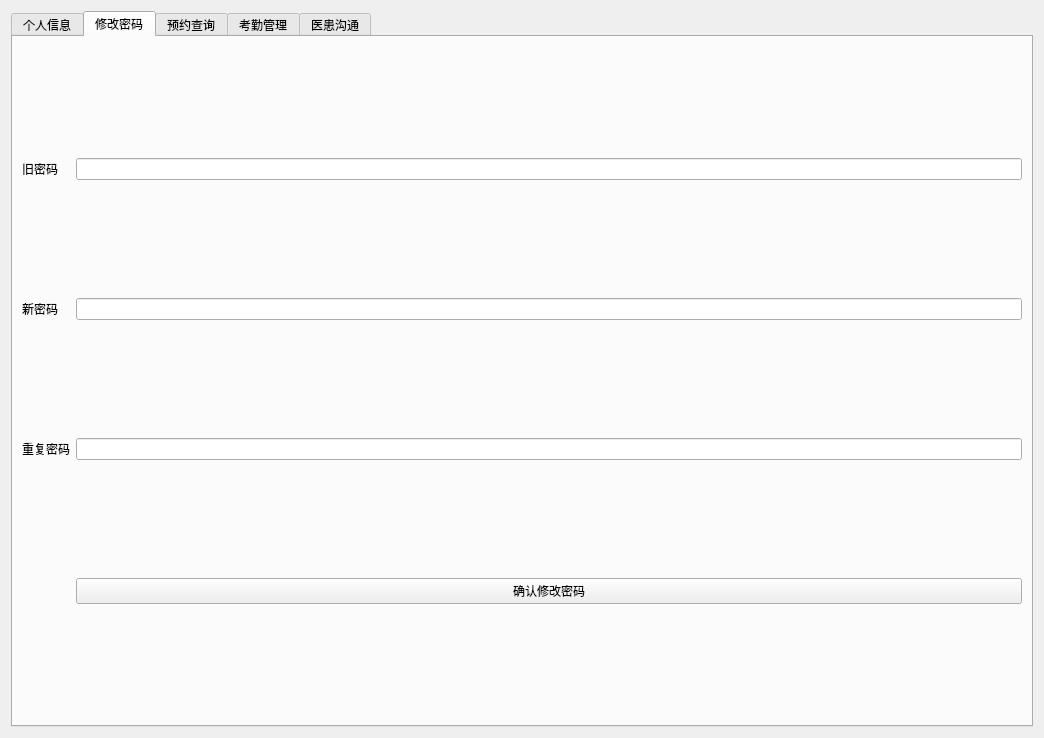
<?xml version="1.0" encoding="UTF-8"?>
<ui version="4.0">
 <class>Doctor</class>
 <widget class="QWidget" name="Doctor">
  <property name="geometry">
   <rect>
    <x>0</x>
    <y>0</y>
    <width>1044</width>
    <height>738</height>
   </rect>
  </property>
  <property name="windowTitle">
   <string>MedicalIntelligence (Doctor Client)</string>
  </property>
  <layout class="QGridLayout" name="gridLayout_5">
   <item row="0" column="0">
    <widget class="QTabWidget" name="tabWidget">
     <property name="currentIndex">
      <number>1</number>
     </property>
     <widget class="QWidget" name="widget_2">
      <attribute name="title">
       <string>个人信息</string>
      </attribute>
      <layout class="QGridLayout" name="gridLayout_3">
       <item row="6" column="1">
        <widget class="QLineEdit" name="registrationFee"/>
       </item>
       <item row="4" column="1">
        <widget class="QLineEdit" name="photo"/>
       </item>
       <item row="7" column="1">
        <widget class="QLineEdit" name="dailyPatientLimit"/>
       </item>
       <item row="1" column="0">
        <widget class="QLabel" name="label">
         <property name="text">
          <string>工号</string>
         </property>
        </widget>
       </item>
       <item row="3" column="1">
        <widget class="QLineEdit" name="profile"/>
       </item>
       <item row="3" column="0">
        <widget class="QLabel" name="label_3">
         <property name="text">
          <string>简介</string>
         </property>
        </widget>
       </item>
       <item row="2" column="1">
        <widget class="QLineEdit" name="department"/>
       </item>
       <item row="4" column="0">
        <widget class="QLabel" name="label_4">
         <property name="text">
          <string>图片(URL)</string>
         </property>
        </widget>
       </item>
       <item row="5" column="0">
        <widget class="QLabel" name="label_5">
         <property name="text">
          <string>工作时间表</string>
         </property>
        </widget>
       </item>
       <item row="6" column="0">
        <widget class="QLabel" name="label_6">
         <property name="text">
          <string>挂号费</string>
         </property>
        </widget>
       </item>
       <item row="1" column="1">
        <widget class="QLineEdit" name="employeeId"/>
       </item>
       <item row="8" column="1">
        <widget class="QPushButton" name="doneBtn">
         <property name="text">
          <string>提交修改</string>
         </property>
        </widget>
       </item>
       <item row="7" column="0">
        <widget class="QLabel" name="label_7">
         <property name="text">
          <string>每日预约人数上限</string>
         </property>
        </widget>
       </item>
       <item row="5" column="1">
        <widget class="QLineEdit" name="workschedule"/>
       </item>
       <item row="2" column="0">
        <widget class="QLabel" name="label_2">
         <property name="text">
          <string>科室</string>
         </property>
        </widget>
       </item>
       <item row="0" column="1">
        <widget class="QLineEdit" name="doctorName"/>
       </item>
       <item row="0" column="0">
        <widget class="QLabel" name="label_12">
         <property name="text">
          <string>姓名</string>
         </property>
        </widget>
       </item>
      </layout>
     </widget>
     <widget class="QWidget" name="UpdatePassword">
      <attribute name="title">
       <string>修改密码</string>
      </attribute>
      <layout class="QGridLayout" name="gridLayout_4">
       <item row="0" column="1">
        <widget class="QLineEdit" name="oldPass">
         <property name="echoMode">
          <enum>QLineEdit::Password</enum>
         </property>
        </widget>
       </item>
       <item row="1" column="1">
        <widget class="QLineEdit" name="newPass">
         <property name="echoMode">
          <enum>QLineEdit::Password</enum>
         </property>
        </widget>
       </item>
       <item row="2" column="1">
        <widget class="QLineEdit" name="checkPass"/>
       </item>
       <item row="3" column="1">
        <widget class="QPushButton" name="doneBtn2">
         <property name="text">
          <string>确认修改密码</string>
         </property>
        </widget>
       </item>
       <item row="1" column="0">
        <widget class="QLabel" name="label_10">
         <property name="text">
          <string>新密码</string>
         </property>
        </widget>
       </item>
       <item row="0" column="0">
        <widget class="QLabel" name="label_9">
         <property name="text">
          <string>旧密码</string>
         </property>
        </widget>
       </item>
       <item row="2" column="0">
        <widget class="QLabel" name="label_11">
         <property name="text">
          <string>重复密码</string>
         </property>
        </widget>
       </item>
      </layout>
     </widget>
     <widget class="QWidget" name="AppointmentList">
      <attribute name="title">
       <string>预约查询</string>
      </attribute>
      <layout class="QGridLayout" name="gridLayout_6">
       <item row="0" column="0" colspan="5">
        <widget class="QLineEdit" name="selectName"/>
       </item>
       <item row="0" column="5">
        <widget class="QPushButton" name="selectAppoBtn">
         <property name="text">
          <string>查询</string>
         </property>
        </widget>
       </item>
       <item row="1" column="0">
        <widget class="QLabel" name="label_22">
         <property name="text">
          <string>病人姓名</string>
         </property>
        </widget>
       </item>
       <item row="1" column="1">
        <widget class="QLabel" name="label_24">
         <property name="text">
          <string>病人身份证号</string>
         </property>
        </widget>
       </item>
       <item row="1" column="2">
        <widget class="QLabel" name="label_23">
         <property name="text">
          <string>预约日期</string>
         </property>
        </widget>
       </item>
       <item row="1" column="3">
        <widget class="QLabel" name="label_25">
         <property name="text">
          <string>预约时间段</string>
         </property>
        </widget>
       </item>
       <item row="1" column="4">
        <widget class="QLabel" name="label_26">
         <property name="text">
          <string>预约状态</string>
         </property>
        </widget>
       </item>
       <item row="1" column="5">
        <widget class="QLabel" name="label_29">
         <property name="text">
          <string>操作</string>
         </property>
        </widget>
       </item>
       <item row="2" column="0" colspan="6">
        <widget class="QScrollArea" name="ListScreen">
         <property name="widgetResizable">
          <bool>true</bool>
         </property>
         <widget class="QWidget" name="widget">
          <property name="geometry">
           <rect>
            <x>0</x>
            <y>0</y>
            <width>1002</width>
            <height>628</height>
           </rect>
          </property>
         </widget>
        </widget>
       </item>
      </layout>
     </widget>
     <widget class="QWidget" name="LeaveManaging">
      <attribute name="title">
       <string>考勤管理</string>
      </attribute>
      <layout class="QGridLayout" name="gridLayout_2">
       <item row="0" column="0">
        <widget class="QLabel" name="label_27">
         <property name="text">
          <string>开始时间</string>
         </property>
        </widget>
       </item>
       <item row="0" column="1">
        <widget class="QLineEdit" name="startTime"/>
       </item>
       <item row="1" column="0">
        <widget class="QLabel" name="label_28">
         <property name="text">
          <string>结束时间</string>
         </property>
        </widget>
       </item>
       <item row="1" column="1">
        <widget class="QLineEdit" name="endTime"/>
       </item>
       <item row="2" column="1">
        <widget class="QPushButton" name="leaveReqBtn">
         <property name="text">
          <string>申请请假</string>
         </property>
        </widget>
       </item>
       <item row="3" column="1">
        <widget class="QPushButton" name="leaveCancBtn">
         <property name="text">
          <string>撤销请假</string>
         </property>
        </widget>
       </item>
       <item row="4" column="1">
        <widget class="QPushButton" name="fetcLastRequestBtn">
         <property name="text">
          <string>打卡</string>
         </property>
        </widget>
       </item>
      </layout>
     </widget>
     <widget class="QWidget" name="tab">
      <attribute name="title">
       <string>医患沟通</string>
      </attribute>
      <layout class="QGridLayout" name="gridLayout">
       <item row="0" column="0">
        <widget class="QLabel" name="label_19">
         <property name="text">
          <string>话题Id</string>
         </property>
        </widget>
       </item>
       <item row="0" column="1">
        <widget class="QLineEdit" name="topicEnter"/>
       </item>
       <item row="0" column="2">
        <widget class="QComboBox" name="topicComboBox">
         <item>
          <property name="text">
           <string>按话题Id排序</string>
          </property>
         </item>
         <item>
          <property name="text">
           <string>按时间排序</string>
          </property>
         </item>
        </widget>
       </item>
       <item row="0" column="3">
        <widget class="QPushButton" name="topicCheckBtn">
         <property name="text">
          <string>查询</string>
         </property>
        </widget>
       </item>
       <item row="1" column="0">
        <widget class="QLabel" name="label_20">
         <property name="text">
          <string>话题Id</string>
         </property>
        </widget>
       </item>
       <item row="1" column="1">
        <widget class="QLabel" name="label_21">
         <property name="text">
          <string>                                                                          最近发送时间</string>
         </property>
        </widget>
       </item>
       <item row="2" column="0" colspan="4">
        <widget class="QScrollArea" name="topicScreen">
         <property name="widgetResizable">
          <bool>true</bool>
         </property>
         <widget class="QWidget" name="scrollAreaWidgetContents_4">
          <property name="geometry">
           <rect>
            <x>0</x>
            <y>0</y>
            <width>1002</width>
            <height>628</height>
           </rect>
          </property>
         </widget>
        </widget>
       </item>
      </layout>
     </widget>
    </widget>
   </item>
  </layout>
 </widget>
 <resources/>
 <connections/>
</ui>
